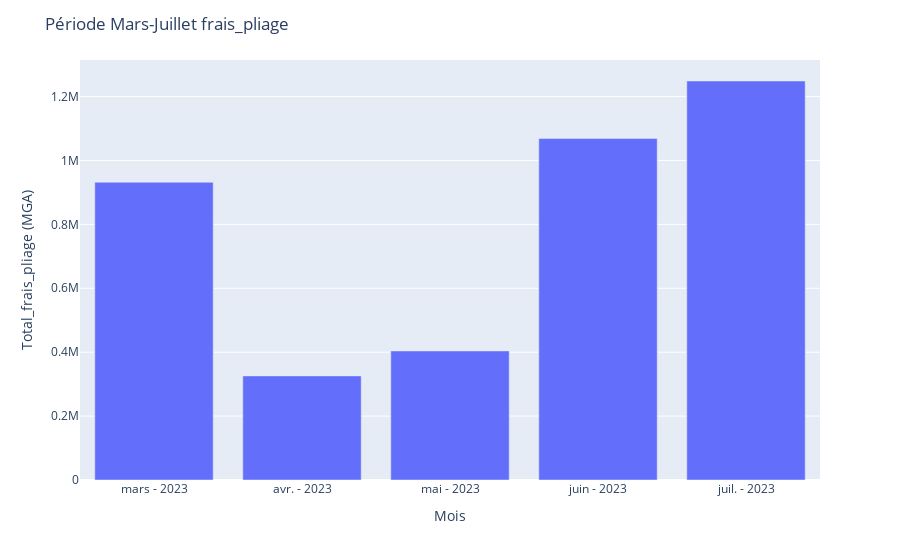

Notebook code cell kept with this figure:
### Code cell
fig = px.bar(df_monthly,x='MY',y='total_frais_pliage')
fig.update_layout(xaxis_title="Mois",yaxis_title="Total_frais_pliage (MGA)",title="Période Mars-Juillet frais_pliage")

### Figure 1 — Plotly figure (JSON) as saved in the notebook; plotly's stock layout.template omitted (floating-point values rounded to 4 significant figures)
{"data": [{"alignmentgroup": "True", "hovertemplate": "MY=%{x}<br>total_frais_pliage=%{y}<extra></extra>", "legendgroup": "", "marker": {"color": "#636efa", "pattern": {"shape": ""}}, "name": "", "offsetgroup": "", "orientation": "v", "showlegend": false, "textposition": "auto", "type": "bar", "x": ["mars - 2023", "avr. - 2023", "mai - 2023", "juin - 2023", "juil. - 2023"], "xaxis": "x", "y": [931900, 325800, 404000, 1068900, 1248700], "yaxis": "y"}], "layout": {"barmode": "relative", "legend": {"tracegroupgap": 0}, "margin": {"t": 60}, "title": {"text": "Période Mars-Juillet frais_pliage"}, "xaxis": {"anchor": "y", "domain": [0, 1], "title": {"text": "Mois"}}, "yaxis": {"anchor": "x", "domain": [0, 1], "title": {"text": "Total_frais_pliage (MGA)"}}}}
